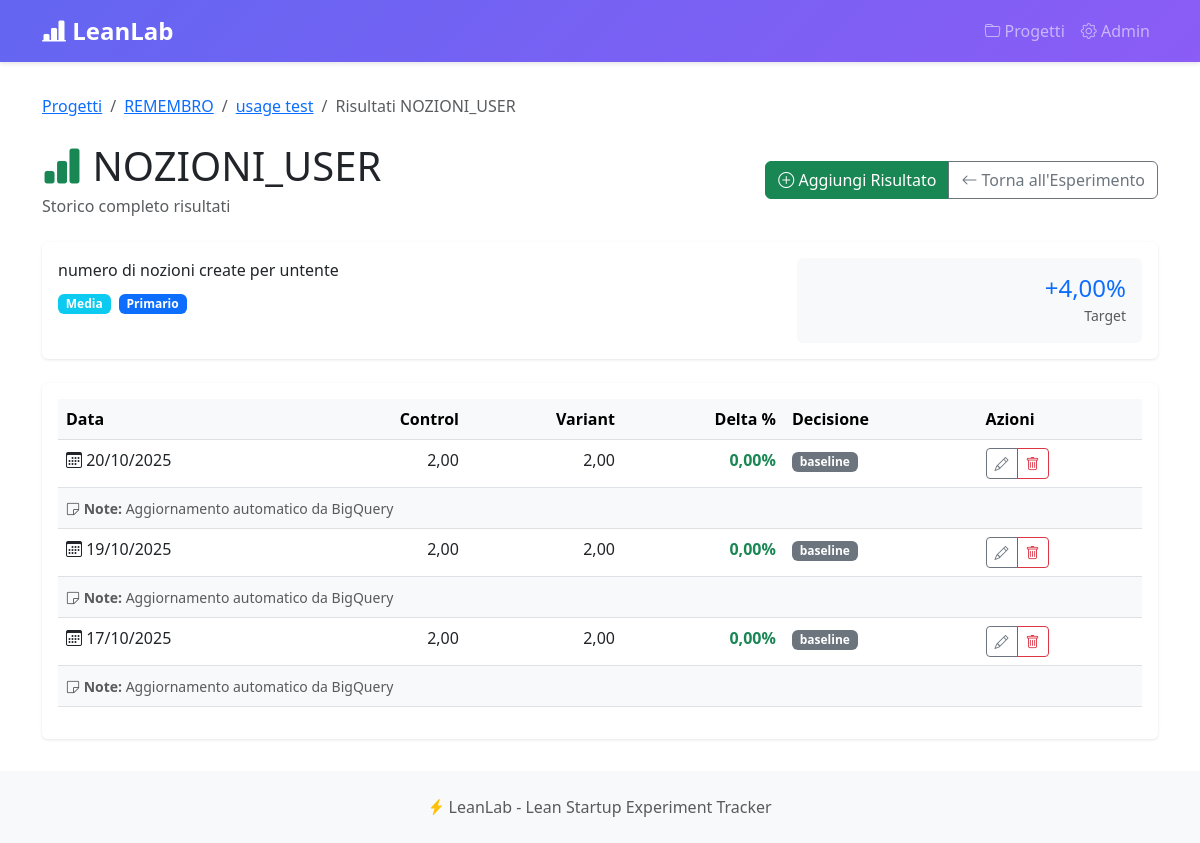
The page /metrics/indicator/80/results/ on the database its author committed.
### projects/models.py (models this page shows, shortened)
class Project(models.Model):
    name = models.CharField(max_length=200, verbose_name="Nome Progetto")
    description = models.TextField(blank=True, verbose_name="Descrizione")
    created_at = models.DateTimeField(auto_now_add=True)
    updated_at = models.DateTimeField(auto_now=True)
    is_active = models.BooleanField(default=True, verbose_name="Attivo")
    class Meta:
        verbose_name = "Progetto"
        verbose_name_plural = "Progetti"
        ordering = ['-created_at']

class Experiment(models.Model):
    STATUS_CHOICES = [
        ('draft', 'Bozza'),
        ('running', 'In corso'),
        ('completed', 'Completato'),
    ]
    DECISION_CHOICES = [
        ('pending', 'In attesa'),
        ('persevere', 'Persevere'),
        ('pivot', 'Pivot'),
    ]
    project = models.ForeignKey(Project, on_delete=models.CASCADE, related_name='experiments')
    title = models.CharField(max_length=200, verbose_name="Titolo Esperimento")
    hypothesis = models.TextField(verbose_name="Ipotesi da testare")
    status = models.CharField(max_length=20, choices=STATUS_CHOICES, default='draft')
    decision = models.CharField(max_length=20, choices=DECISION_CHOICES, default='pending')
    start_date = models.DateField(null=True, blank=True, verbose_name="Data Inizio")
    end_date = models.DateField(null=True, blank=True, verbose_name="Data Fine")
    notes = models.TextField(blank=True, verbose_name="Note")
    created_at = models.DateTimeField(auto_now_add=True)
    updated_at = models.DateTimeField(auto_now=True)
    class Meta:
        verbose_name = "Esperimento"
        verbose_name_plural = "Esperimenti"
        ordering = ['-created_at']

### metrics/models.py (models this page shows, shortened)
class Indicator(models.Model):
    TYPE_CHOICES = [
        ('percentage', 'Percentuale'),
        ('average', 'Media'),
        ('count', 'Conteggio'),
        ('revenue', 'Revenue'),
    ]
    ROLE_CHOICES = [
        ('primary', 'Primario'),
        ('guardrail', 'Guardrail'),
        ('secondary', 'Secondario'),
    ]
    TEST_TYPE_CHOICES = [
        ('ab_test', 'A/B Test (Control vs Variant)'),
        ('pre_post', 'Pre/Post Test (Before vs After)'),
        ('single', 'Misurazione Singola (Baseline)'),
    ]
    experiment = models.ForeignKey(Experiment, on_delete=models.CASCADE, related_name='indicators')
    name = models.CharField(max_length=200, verbose_name="Nome Indicatore")
    description = models.TextField(blank=True, verbose_name="Descrizione")
    indicator_type = models.CharField(max_length=20, choices=TYPE_CHOICES, default='percentage')
    role = models.CharField(max_length=20, choices=ROLE_CHOICES, default='primary')
    test_type = models.CharField(
        max_length=20,
        choices=TEST_TYPE_CHOICES,
        default='ab_test',
        verbose_name="Tipo di Test",
        help_text="A/B Test per varianti parallele, Pre/Post per before/after, Single per baseline"
    )
    target_uplift = models.DecimalField(
        max_digits=5,
        decimal_places=2,
        help_text="Target % miglioramento (es. 10 per +10%)",
        verbose_name="Target Uplift %"
    )
    bigquery_metric_key = models.CharField(
        max_length=100,
        blank=True,
        help_text="Chiave per recuperare dati da MockBigQueryData (es: completion_rate, retention_d7)",
        verbose_name="Metric Key BigQuery"
    )
    bigquery_query = models.TextField(
        blank=True,
        null=True,
        verbose_name="Query BigQuery SQL",
        help_text="Query SQL completa per calcolare automaticamente i valori. "
                  "Deve restituire le colonne: valore_control, valore_variant, uplift_percentuale (opzionale)"
    )
    created_at = models.DateTimeField(auto_now_add=True)
    class Meta:
        verbose_name = "Indicatore"
        verbose_name_plural = "Indicatori"
        ordering = ['experiment', '-role', 'name']

class Result(models.Model):
    indicator = models.ForeignKey(Indicator, on_delete=models.CASCADE, related_name='results')
    measured_at = models.DateField(verbose_name="Data Misurazione")
    value_control = models.DecimalField(max_digits=12, decimal_places=4, verbose_name="Valore Control")
    value_variant = models.DecimalField(max_digits=12, decimal_places=4, verbose_name="Valore Variant")
    delta_percentage = models.DecimalField(max_digits=8, decimal_places=2, null=True, blank=True, verbose_name="Delta %")
    decision_auto = models.CharField(max_length=20, blank=True, verbose_name="Decisione Auto")
    notes = models.TextField(blank=True, verbose_name="Note")
    created_at = models.DateTimeField(auto_now_add=True)
    class Meta:
        verbose_name = "Risultato"
        verbose_name_plural = "Risultati"
        ordering = ['-measured_at']

### metrics/views.py (the view)
def result_list(request, indicator_pk):
    indicator = get_object_or_404(Indicator, pk=indicator_pk)
    experiment = indicator.experiment
    project = experiment.project
    results = indicator.results.all().order_by('-measured_at')
    context = {
        'indicator': indicator,
        'experiment': experiment,
        'project': project,
        'results': results,
    }
    return render(request, 'result_list.html', context)

### metrics/templates/result_list.html (shortened to what this page needs)
{% extends 'base.html' %}
{% block content %}
<nav aria-label="breadcrumb" class="mb-4">
    <ol class="breadcrumb">
        <li class="breadcrumb-item"><a href="{% url 'projects:list' %}">Progetti</a></li>
        <li class="breadcrumb-item"><a href="{% url 'projects:detail' project.pk %}">{{ project.name }}</a></li>
        <li class="breadcrumb-item"><a href="{% url 'projects:experiment_detail' project.pk experiment.pk %}">{{ experiment.title }}</a></li>
        <li class="breadcrumb-item active">Risultati {{ indicator.name }}</li>
    </ol>
</nav>
<div class="d-flex justify-content-between align-items-center mb-4">
    <div>
        <h1 class="mb-1">
            <i class="bi bi-bar-chart-fill text-success"></i> {{ indicator.name }}
        </h1>
        <p class="text-muted mb-0">
            Storico completo risultati
        </p>
    </div>
    <div class="btn-group">
        <a href="{% url 'metrics:result_create' indicator.pk %}" class="btn btn-success">
            <i class="bi bi-plus-circle"></i> Aggiungi Risultato
        </a>
        <a href="{% url 'projects:experiment_detail' project.pk experiment.pk %}"
           class="btn btn-outline-secondary">
            <i class="bi bi-arrow-left"></i> Torna all'Esperimento
        </a>
    </div>
</div>
<div class="card mb-4">
    <div class="card-body">
        <div class="row">
            <div class="col-md-8">
                <p class="mb-1">{{ indicator.description|default:"Nessuna descrizione" }}</p>
                <div class="mt-2">
                    <span class="badge bg-info">{{ indicator.get_indicator_type_display }}</span>
                    <span class="badge
                        {% if indicator.role == 'primary' %}bg-primary
                        {% elif indicator.role == 'guardrail' %}bg-danger
                        {% else %}bg-secondary{% endif %} ms-1">
                        {{ indicator.get_role_display }}
                    </span>
                </div>
            </div>
            <div class="col-md-4 text-end">
                <div class="p-3 bg-light rounded">
                    <h4 class="mb-0 text-primary">+{{ indicator.target_uplift }}%</h4>
                    <small class="text-muted">Target</small>
                </div>
            </div>
        </div>
    </div>
</div>
{% if results %}
<div class="card">
    <div class="card-body">
        <div class="table-responsive">
            <table class="table table-hover">
                <thead class="table-light">
                    <tr>
                        <th>Data</th>
                        <th class="text-end">Control</th>
                        <th class="text-end">Variant</th>
                        <th class="text-end">Delta %</th>
                        <th>Decisione</th>
                        <th>Azioni</th>
                    </tr>
                </thead>
                <tbody>
                    {% for result in results %}
                    <tr>
                        <td>
                            <i class="bi bi-calendar3"></i>
                            {{ result.measured_at|date:"d/m/Y" }}
                        </td>
                        <td class="text-end">{{ result.value_control|floatformat:2 }}</td>
                        <td class="text-end">{{ result.value_variant|floatformat:2 }}</td>
                        <td class="text-end">
                            <span class="{% if result.delta_percentage >= 0 %}text-success{% else %}text-danger{% endif %}">
                                <strong>{{ result.delta_percentage|floatformat:2 }}%</strong>
                            </span>
                        </td>
                        <td>
                            {% if result.decision_auto == 'persevere' %}
                            <span class="badge badge-persevere">Persevere</span>
                            {% elif result.decision_auto == 'pivot' %}
                            <span class="badge badge-pivot">Pivot</span>
                            {% else %}
                            <span class="badge bg-secondary">{{ result.decision_auto }}</span>
                            {% endif %}
                        </td>
                        <td>
                            <div class="btn-group btn-group-sm">
                                <a href="{% url 'metrics:result_edit' result.pk %}"
                                   class="btn btn-outline-secondary" title="Modifica">
                                    <i class="bi bi-pencil"></i>
                                </a>
                                <a href="{% url 'metrics:result_delete' result.pk %}"
                                   class="btn btn-outline-danger" title="Elimina">
                                    <i class="bi bi-trash"></i>
                                </a>
                            </div>
                        </td>
                    </tr>
                    {% if result.notes %}
                    <tr class="table-light">
                        <td colspan="6">
                            <small class="text-muted">
                                <i class="bi bi-sticky"></i> <strong>Note:</strong> {{ result.notes }}
                            </small>
                        </td>
                    </tr>
                    {% endif %}
                    {% endfor %}
                </tbody>
            </table>
        </div>
    </div>
</div>
{% endif %}
{% endblock %}

### templates/base.html (style rules this page uses)
:root { --primary-color: #6366f1; --success-color: #10b981; --danger-color: #ef4444; --warning-color: #f59e0b; }
body { min-height: 100vh; display: flex; flex-direction: column; }
.card { border: none; box-shadow: 0 1px 3px rgba(0,0,0,0.1); transition: transform 0.2s, box-shadow 0.2s; }

### rows shown on the page
Project: name "REMEMBRO"
Experiment: title "usage test"
Indicator: name "NOZIONI_USER", description "numero di nozioni create per untente", indicator_type "Media", role "Primario", target_uplift "4,00"
Result: measured_at "20/10/2025", value_control "2,00", value_variant "2,00", delta_percentage "0,00", decision_auto "baseline", notes "Aggiornamento automatico da BigQuery"
Result: measured_at "19/10/2025", value_control "2,00", value_variant "2,00", delta_percentage "0,00", decision_auto "baseline", notes "Aggiornamento automatico da BigQuery"
Result: measured_at "17/10/2025", value_control "2,00", value_variant "2,00", delta_percentage "0,00", decision_auto "baseline", notes "Aggiornamento automatico da BigQuery"
